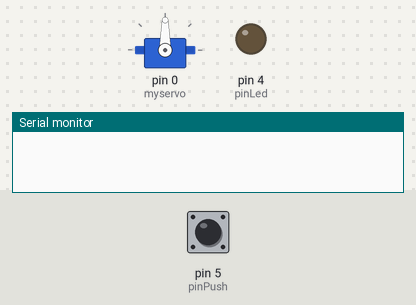
A sketch run on a simulated Arduino Uno, built with avr-gcc and run on an emulated ATmega328P. Shown: servo, output pins drawn as LEDs (lit = HIGH), the last lines printed to the serial monitor. Inputs (shaded band) come from the test bench; at power-on: pin 5 (pinPush) HIGH.

Above: at 1.2 s.
1.3 s: pin 5 (pinPush) pulled LOW for 0.15 s
At 2.3 s:
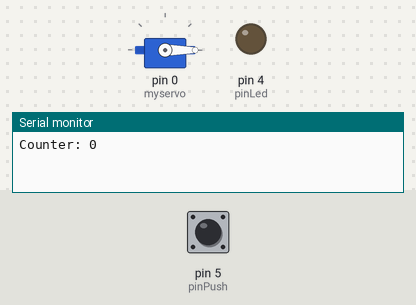
2.9 s: pin 5 (pinPush) pulled LOW for 1 s
At 3.6 s:
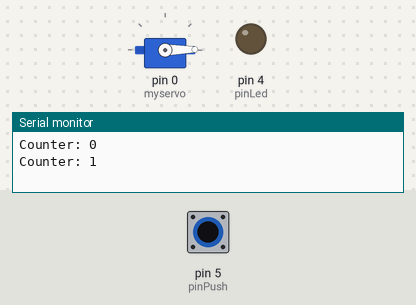
Timing chart, 0 to 5.9 s (numbered marks = the images above; inputs shaded):
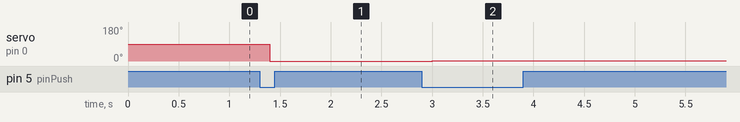

The sketch:

PushButtons.ino
```cpp
#include <Servo.h>

bool isPushPressed = false;
bool ledStatus = false;
int pinPush = 5;
int counter = 0;
int pinLed  = 4;

Servo myservo;

int position = 0;

void setup() {
  Serial.begin(9600);
  pinMode(pinPush, INPUT_PULLUP);
  pinMode(pinLed, OUTPUT);
  myservo.attach(0);
}

void loop()
{
  bool pushButton = !digitalRead(pinPush);
  delay(100);

  //toggleOutput (pushButton);

  if (pushButtonPressed(pushButton)) {
    Serial.println("Counter: " + (String) counter);
    myservo.write(counter);
    counter += 1;
  }

}
```

functions.ino
```cpp
/*
  FUNCTIONS BLOCK
*/

bool toggleOutput(bool pushButton)
{
  if (pushButton) {
    if (!isPushPressed) {
      if (ledStatus) {
        ledStatus = false;
        Serial.println("LED Status: " + (String) ledStatus);

      } else {
        ledStatus = true;
        Serial.println("LED Status: " + (String) ledStatus);
      }
    }
    isPushPressed = true;

  } else {
    isPushPressed = false;
  }

  return ledStatus;
}


bool pushButtonPressed(bool pushButton)
{
  bool buttonPressed = false;
  if (pushButton) {
    if (!isPushPressed) {
      buttonPressed = true;
    }
    isPushPressed = true;

  } else {
    isPushPressed = false;
  }

  return buttonPressed;
}
```

Measured:
- after the input at 1.3 s, servo on pin 0 (myservo): 90° → 0° after 0.10 s
- after the input at 2.9 s, servo on pin 0 (myservo): 0° → 1° after 0.10 s
